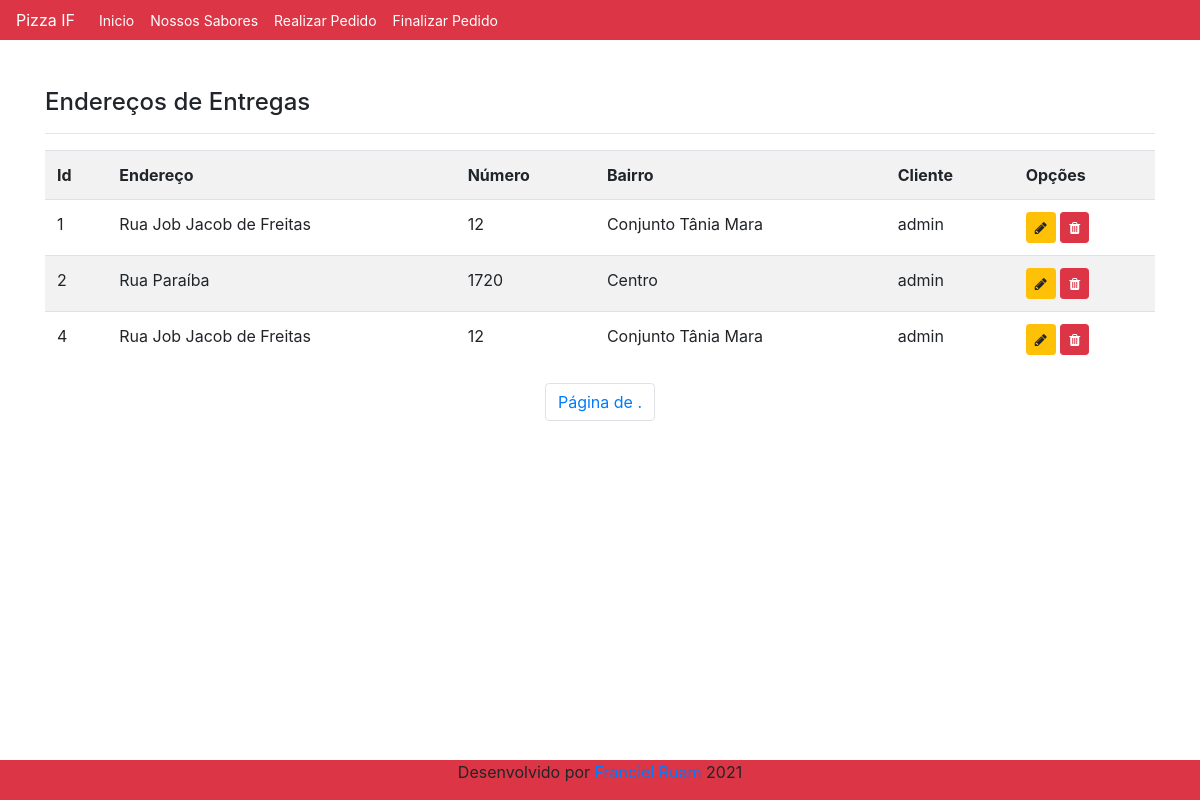
The page /listar/pedido/ on the database as committed earlier.
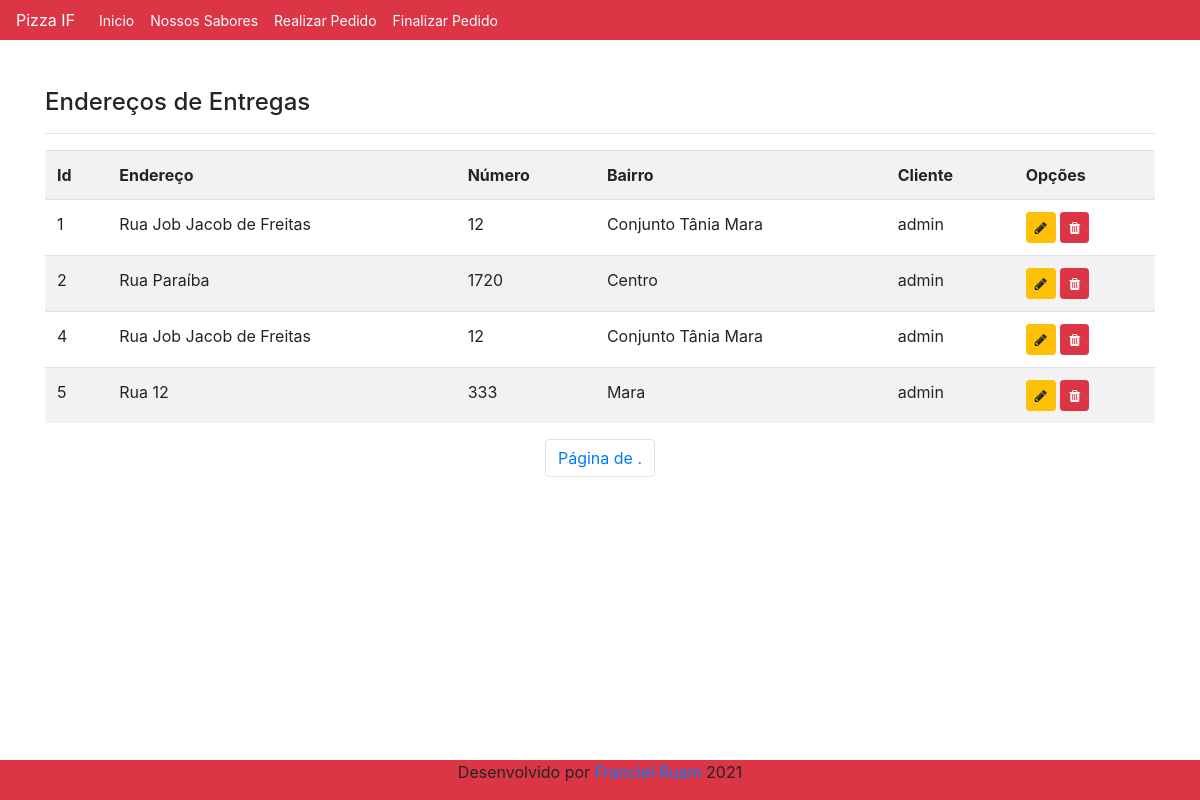
The same page on the database as committed later.
### cadastro/models.py (models this page shows, shortened)
class Pedido(models.Model):
    enderecoRua = models.CharField(max_length=250, verbose_name="Endereço")
    enderecoNum = models.IntegerField(verbose_name="Número")
    enderecoBairro = models.CharField(max_length=50, verbose_name="Bairro")
    cliente = models.ForeignKey(User, on_delete=models.PROTECT)

### cadastro/views.py (the view)
# urls.py: path('listar/pedido/', PedidoList.as_view(), name='listar-pedido'),
class PedidoList(ListView):
    model = Pedido
    template_name = "cadastro/listas/pedido.html"

### cadastro/templates/cadastro/listas/pedido.html (shortened to what this page needs)
{% extends 'paginas/modelo.html' %}
{% load static %}
{% load crispy_forms_tags %}
{% block conteudo %}
<h4>Endereços de Entregas</h4>
<hr>
<div class="table-responsive">
    <table class="table table-striped">
        <tr>
            <th>Id</th>
            <th>Endereço</th>
            <th>Número</th>
            <th>Bairro</th>
            <th>Cliente</th>
            <th>Opções</th>
        </tr>
        {% for pedido in object_list %}
        <tr>
            <td>{{ pedido.id }}</td>
            <td>{{ pedido.enderecoRua }}</td>
            <td>{{ pedido.enderecoNum }}</td>
            <td>{{ pedido.enderecoBairro }}</td>
            <td>{{ pedido.cliente }}</td>
            <td>
                <a href="{% url 'atualizar-pedido' pedido.pk %}" class="btn btn-warning btn-sm" title="Editar">
                    <i class="fa fa-pencil" aria-hidden="true"></i>
                </a>
                <a href="{% url 'excluir-pedido' pedido.pk %}" class="btn btn-danger btn-sm" title="Excluir">
                    <i class="fa fa-trash" aria-hidden="true"></i>
                </a>
            </td>
        </tr>
        {% empty %}
        <tr>
            <td colspan="3">Nenhum endereço Registrado</td>
        </tr>
        {% endfor %}
    </table>
    <ul class="pagination justify-content-center">
        <li class="page-item">
            <span class="page-link">Página {{ page_obj.number }} de {{ page_obj.paginator.num_pages }}.</span>
        </li>
    </ul>
</div>
{% endblock %}

Rows that differ between the two databases and show on the page:
added Pedido: id "5", enderecoRua "Rua 12", enderecoNum "333", enderecoBairro "Mara", cliente "admin"
